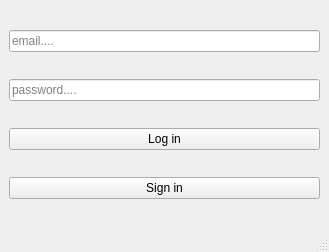
<?xml version="1.0" encoding="UTF-8"?>
<ui version="4.0">
 <class>MainWindow</class>
 <widget class="QMainWindow" name="MainWindow">
  <property name="geometry">
   <rect>
    <x>0</x>
    <y>0</y>
    <width>329</width>
    <height>252</height>
   </rect>
  </property>
  <property name="windowTitle">
   <string>MainWindow</string>
  </property>
  <widget class="QWidget" name="centralwidget">
   <layout class="QGridLayout" name="gridLayout">
    <item row="0" column="0">
     <widget class="QLineEdit" name="lineEdit">
      <property name="text">
       <string/>
      </property>
      <property name="placeholderText">
       <string>email....</string>
      </property>
     </widget>
    </item>
    <item row="1" column="0">
     <widget class="QLineEdit" name="lineEdit_2">
      <property name="text">
       <string/>
      </property>
      <property name="placeholderText">
       <string>password....</string>
      </property>
     </widget>
    </item>
    <item row="2" column="0">
     <widget class="QPushButton" name="pushButton">
      <property name="text">
       <string>Log in</string>
      </property>
     </widget>
    </item>
    <item row="3" column="0">
     <widget class="QPushButton" name="pushButton_2">
      <property name="text">
       <string>Sign in</string>
      </property>
     </widget>
    </item>
   </layout>
  </widget>
  <widget class="QMenuBar" name="menubar">
   <property name="geometry">
    <rect>
     <x>0</x>
     <y>0</y>
     <width>329</width>
     <height>24</height>
    </rect>
   </property>
  </widget>
  <widget class="QStatusBar" name="statusbar"/>
 </widget>
 <resources/>
 <connections/>
</ui>
